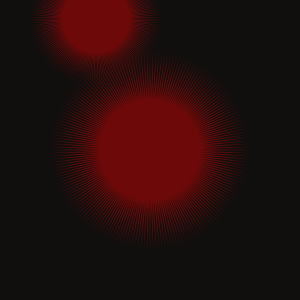
Frame 1 (no input)
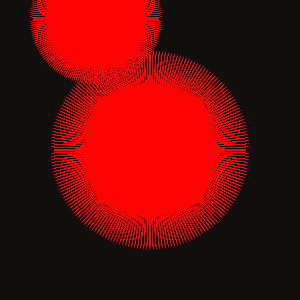
Frame 60 (the mouse pressed at the canvas centre just before this capture)
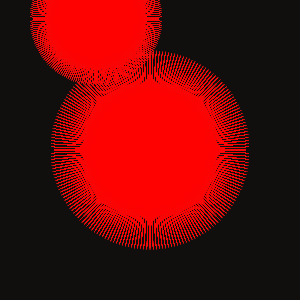
Frame 120 (the mouse held since frame 60 and released just before this capture)

The Processing sketch that drew these frames (run headless with seeded random() and noise(); from frame 60 on, the mouse is pressed at the canvas centre):

// Processing sketch: constellations
// ── constellations.pde
/*
 First Sketch is reference about M13 Star Cluster Constellation
 Name: Constellations
 Created by : Stéfani Diniz
 */

int __bg1= 16; //min:0 max:360
int __bg2= 16; //min:0 max:360
int __bg3= 16; //min:0 max:100
int __sparklyQty= 200; //min:2 max:300
int __color1= 255; //min:15 max:360
int __color2= 255; //min:15 max:360
int __color3= 255; //min:15 max:360
int __transp = 100; //min:0 max:100
int __radius= 100; //min:20 max:300
int __x= 150; //min:0 max:300
int __y= 150; //min:0 max:300

int x2, y2;
float radius2;

void setup() {
  size(300, 300);
  colorMode(HSB);
  background(__bg1, __bg2, __bg3);

  x2 = int(random(__x));
  y2 = int(random(__y/2));
  radius2 = random(__radius*0.7);
}

void draw() {
  shapeMode(CENTER);
  noStroke();
  fill(__color1, __color2, __color3, __transp);

  star(__x, __y, __radius, __sparklyQty);
  star(x2, y2, radius2, __sparklyQty);
}

void star(int x, int y, float radius, int sparklyQty) {
  float delta = 2 * PI / sparklyQty;
  float idelta = delta / 2;
  float iRadius = radius / 2;
  float theta = 0.0;

  beginShape();
  for (float i = 0; i < sparklyQty; i++ ) {
    vertex(x + radius * cos(theta), y + radius * sin(theta));
    vertex(x + iRadius * cos(theta + idelta), y + iRadius * sin(theta + idelta));
    theta += delta;
  }
  endShape(CLOSE);
}
